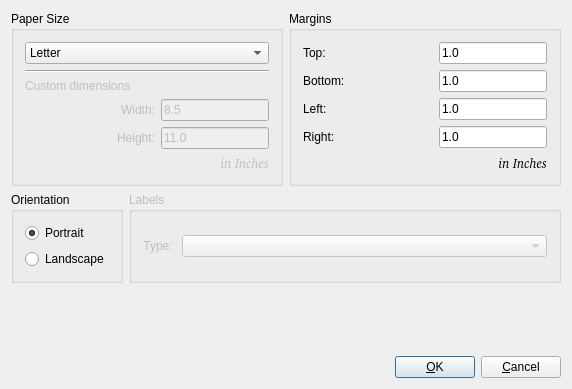
<ui version="4.0" >
 <author></author>
 <comment> * OpenRPT report writer and rendering engine
 * Copyright (C) 2001-2008 by OpenMFG, LLC
 *
 * This library is free software; you can redistribute it and/or
 * modify it under the terms of the GNU Lesser General Public
 * License as published by the Free Software Foundation; either
 * version 2.1 of the License, or (at your option) any later version.
 *
 * This library is distributed in the hope that it will be useful,
 * but WITHOUT ANY WARRANTY; without even the implied warranty of
 * MERCHANTABILITY or FITNESS FOR A PARTICULAR PURPOSE. See the GNU
 * Lesser General Public License for more details.
 *
 * You should have received a copy of the GNU Lesser General Public
 * License along with this library; if not, write to the Free Software
 * Foundation, Inc., 59 Temple Place, Suite 330, Boston, MA 02111-1307 USA
 * Please contact info@openmfg.com with any questions on this license.</comment>
 <exportmacro></exportmacro>
 <class>PageSetup</class>
 <widget class="QDialog" name="PageSetup" >
  <property name="geometry" >
   <rect>
    <x>0</x>
    <y>0</y>
    <width>572</width>
    <height>389</height>
   </rect>
  </property>
  <property name="windowTitle" >
   <string>Page Setup</string>
  </property>
  <layout class="QVBoxLayout" >
   <property name="margin" >
    <number>11</number>
   </property>
   <property name="spacing" >
    <number>6</number>
   </property>
   <item>
    <layout class="QHBoxLayout" >
     <property name="margin" >
      <number>0</number>
     </property>
     <property name="spacing" >
      <number>6</number>
     </property>
     <item>
      <widget class="QGroupBox" name="gbPaperSize" >
       <property name="title" >
        <string>Paper Size</string>
       </property>
       <layout class="QVBoxLayout" >
        <property name="margin" >
         <number>11</number>
        </property>
        <property name="spacing" >
         <number>6</number>
        </property>
        <item>
         <widget class="QComboBox" name="cbPaperSize" >
          <item>
           <property name="text" >
            <string>Letter</string>
           </property>
          </item>
          <item>
           <property name="text" >
            <string>Legal</string>
           </property>
          </item>
          <item>
           <property name="text" >
            <string>A4</string>
           </property>
          </item>
          <item>
           <property name="text" >
            <string>Custom</string>
           </property>
          </item>
          <item>
           <property name="text" >
            <string>Labels</string>
           </property>
          </item>
         </widget>
        </item>
        <item>
         <widget class="Line" name="Line1" >
          <property name="sizePolicy" >
           <sizepolicy>
            <hsizetype>1</hsizetype>
            <vsizetype>0</vsizetype>
            <horstretch>0</horstretch>
            <verstretch>0</verstretch>
           </sizepolicy>
          </property>
          <property name="frameShape" >
           <enum>QFrame::HLine</enum>
          </property>
          <property name="frameShadow" >
           <enum>QFrame::Sunken</enum>
          </property>
          <property name="orientation" >
           <enum>Qt::Horizontal</enum>
          </property>
         </widget>
        </item>
        <item>
         <widget class="QLabel" name="labelCustom" >
          <property name="enabled" >
           <bool>false</bool>
          </property>
          <property name="sizePolicy" >
           <sizepolicy>
            <hsizetype>7</hsizetype>
            <vsizetype>5</vsizetype>
            <horstretch>0</horstretch>
            <verstretch>0</verstretch>
           </sizepolicy>
          </property>
          <property name="text" >
           <string>Custom dimensions</string>
          </property>
         </widget>
        </item>
        <item>
         <layout class="QHBoxLayout" >
          <property name="margin" >
           <number>0</number>
          </property>
          <property name="spacing" >
           <number>6</number>
          </property>
          <item>
           <widget class="QLabel" name="labelWidth" >
            <property name="enabled" >
             <bool>false</bool>
            </property>
            <property name="sizePolicy" >
             <sizepolicy>
              <hsizetype>7</hsizetype>
              <vsizetype>5</vsizetype>
              <horstretch>0</horstretch>
              <verstretch>0</verstretch>
             </sizepolicy>
            </property>
            <property name="text" >
             <string>Width:</string>
            </property>
            <property name="alignment" >
             <set>Qt::AlignRight|Qt::AlignTrailing|Qt::AlignVCenter</set>
            </property>
           </widget>
          </item>
          <item>
           <widget class="QLineEdit" name="tbPaperWidth" >
            <property name="enabled" >
             <bool>false</bool>
            </property>
            <property name="sizePolicy" >
             <sizepolicy>
              <hsizetype>1</hsizetype>
              <vsizetype>0</vsizetype>
              <horstretch>0</horstretch>
              <verstretch>0</verstretch>
             </sizepolicy>
            </property>
            <property name="text" >
             <string>8.5</string>
            </property>
           </widget>
          </item>
         </layout>
        </item>
        <item>
         <layout class="QHBoxLayout" >
          <property name="margin" >
           <number>0</number>
          </property>
          <property name="spacing" >
           <number>6</number>
          </property>
          <item>
           <widget class="QLabel" name="labelHeight" >
            <property name="enabled" >
             <bool>false</bool>
            </property>
            <property name="sizePolicy" >
             <sizepolicy>
              <hsizetype>7</hsizetype>
              <vsizetype>5</vsizetype>
              <horstretch>0</horstretch>
              <verstretch>0</verstretch>
             </sizepolicy>
            </property>
            <property name="text" >
             <string>Height:</string>
            </property>
            <property name="alignment" >
             <set>Qt::AlignRight|Qt::AlignTrailing|Qt::AlignVCenter</set>
            </property>
           </widget>
          </item>
          <item>
           <widget class="QLineEdit" name="tbPaperHeight" >
            <property name="enabled" >
             <bool>false</bool>
            </property>
            <property name="sizePolicy" >
             <sizepolicy>
              <hsizetype>1</hsizetype>
              <vsizetype>0</vsizetype>
              <horstretch>0</horstretch>
              <verstretch>0</verstretch>
             </sizepolicy>
            </property>
            <property name="text" >
             <string>11.0</string>
            </property>
           </widget>
          </item>
         </layout>
        </item>
        <item>
         <widget class="QLabel" name="labelInInches" >
          <property name="enabled" >
           <bool>false</bool>
          </property>
          <property name="sizePolicy" >
           <sizepolicy>
            <hsizetype>7</hsizetype>
            <vsizetype>5</vsizetype>
            <horstretch>0</horstretch>
            <verstretch>0</verstretch>
           </sizepolicy>
          </property>
          <property name="font" >
           <font>
            <family>Helvetica [Cronyx]</family>
            <pointsize>10</pointsize>
            <weight>50</weight>
            <italic>true</italic>
            <bold>false</bold>
            <underline>false</underline>
            <strikeout>false</strikeout>
           </font>
          </property>
          <property name="text" >
           <string>in Inches</string>
          </property>
          <property name="alignment" >
           <set>Qt::AlignRight|Qt::AlignTrailing|Qt::AlignVCenter</set>
          </property>
         </widget>
        </item>
       </layout>
      </widget>
     </item>
     <item>
      <widget class="QGroupBox" name="gbMargins" >
       <property name="title" >
        <string>Margins</string>
       </property>
       <layout class="QVBoxLayout" >
        <property name="margin" >
         <number>11</number>
        </property>
        <property name="spacing" >
         <number>6</number>
        </property>
        <item>
         <layout class="QHBoxLayout" >
          <property name="margin" >
           <number>0</number>
          </property>
          <property name="spacing" >
           <number>6</number>
          </property>
          <item>
           <widget class="QLabel" name="labelTop" >
            <property name="text" >
             <string>Top:</string>
            </property>
           </widget>
          </item>
          <item>
           <widget class="QLineEdit" name="tbTop" >
            <property name="sizePolicy" >
             <sizepolicy>
              <hsizetype>0</hsizetype>
              <vsizetype>0</vsizetype>
              <horstretch>0</horstretch>
              <verstretch>0</verstretch>
             </sizepolicy>
            </property>
            <property name="text" >
             <string>1.0</string>
            </property>
           </widget>
          </item>
         </layout>
        </item>
        <item>
         <layout class="QHBoxLayout" >
          <property name="margin" >
           <number>0</number>
          </property>
          <property name="spacing" >
           <number>6</number>
          </property>
          <item>
           <widget class="QLabel" name="labelBottom" >
            <property name="text" >
             <string>Bottom:</string>
            </property>
           </widget>
          </item>
          <item>
           <widget class="QLineEdit" name="tbBottom" >
            <property name="sizePolicy" >
             <sizepolicy>
              <hsizetype>0</hsizetype>
              <vsizetype>0</vsizetype>
              <horstretch>0</horstretch>
              <verstretch>0</verstretch>
             </sizepolicy>
            </property>
            <property name="text" >
             <string>1.0</string>
            </property>
           </widget>
          </item>
         </layout>
        </item>
        <item>
         <layout class="QHBoxLayout" >
          <property name="margin" >
           <number>0</number>
          </property>
          <property name="spacing" >
           <number>6</number>
          </property>
          <item>
           <widget class="QLabel" name="labelLeft" >
            <property name="text" >
             <string>Left:</string>
            </property>
           </widget>
          </item>
          <item>
           <widget class="QLineEdit" name="tbLeft" >
            <property name="sizePolicy" >
             <sizepolicy>
              <hsizetype>0</hsizetype>
              <vsizetype>0</vsizetype>
              <horstretch>0</horstretch>
              <verstretch>0</verstretch>
             </sizepolicy>
            </property>
            <property name="text" >
             <string>1.0</string>
            </property>
           </widget>
          </item>
         </layout>
        </item>
        <item>
         <layout class="QHBoxLayout" >
          <property name="margin" >
           <number>0</number>
          </property>
          <property name="spacing" >
           <number>6</number>
          </property>
          <item>
           <widget class="QLabel" name="labelRight" >
            <property name="text" >
             <string>Right:</string>
            </property>
           </widget>
          </item>
          <item>
           <widget class="QLineEdit" name="tbRight" >
            <property name="sizePolicy" >
             <sizepolicy>
              <hsizetype>0</hsizetype>
              <vsizetype>0</vsizetype>
              <horstretch>0</horstretch>
              <verstretch>0</verstretch>
             </sizepolicy>
            </property>
            <property name="text" >
             <string>1.0</string>
            </property>
           </widget>
          </item>
         </layout>
        </item>
        <item>
         <widget class="QLabel" name="TextLabel5" >
          <property name="sizePolicy" >
           <sizepolicy>
            <hsizetype>7</hsizetype>
            <vsizetype>5</vsizetype>
            <horstretch>0</horstretch>
            <verstretch>0</verstretch>
           </sizepolicy>
          </property>
          <property name="font" >
           <font>
            <family>Helvetica [Cronyx]</family>
            <pointsize>10</pointsize>
            <weight>50</weight>
            <italic>true</italic>
            <bold>false</bold>
            <underline>false</underline>
            <strikeout>false</strikeout>
           </font>
          </property>
          <property name="text" >
           <string>in Inches</string>
          </property>
          <property name="alignment" >
           <set>Qt::AlignRight|Qt::AlignTrailing|Qt::AlignVCenter</set>
          </property>
         </widget>
        </item>
       </layout>
      </widget>
     </item>
    </layout>
   </item>
   <item>
    <layout class="QHBoxLayout" >
     <property name="margin" >
      <number>0</number>
     </property>
     <property name="spacing" >
      <number>6</number>
     </property>
     <item>
      <widget class="QGroupBox" name="bgOrientation" >
       <property name="title" >
        <string>Orientation</string>
       </property>
       <layout class="QVBoxLayout" >
        <property name="margin" >
         <number>11</number>
        </property>
        <property name="spacing" >
         <number>6</number>
        </property>
        <item>
         <widget class="QRadioButton" name="rbPortrait" >
          <property name="text" >
           <string>Portrait</string>
          </property>
          <property name="checked" >
           <bool>true</bool>
          </property>
         </widget>
        </item>
        <item>
         <widget class="QRadioButton" name="rbLandscape" >
          <property name="text" >
           <string>Landscape</string>
          </property>
         </widget>
        </item>
       </layout>
      </widget>
     </item>
     <item>
      <widget class="QGroupBox" name="gbLabels" >
       <property name="enabled" >
        <bool>false</bool>
       </property>
       <property name="sizePolicy" >
        <sizepolicy>
         <hsizetype>3</hsizetype>
         <vsizetype>5</vsizetype>
         <horstretch>0</horstretch>
         <verstretch>0</verstretch>
        </sizepolicy>
       </property>
       <property name="title" >
        <string>Labels</string>
       </property>
       <layout class="QHBoxLayout" >
        <property name="margin" >
         <number>11</number>
        </property>
        <property name="spacing" >
         <number>6</number>
        </property>
        <item>
         <widget class="QLabel" name="lblLabelType" >
          <property name="text" >
           <string>Type: </string>
          </property>
          <property name="alignment" >
           <set>Qt::AlignRight|Qt::AlignTrailing|Qt::AlignVCenter</set>
          </property>
         </widget>
        </item>
        <item>
         <widget class="QComboBox" name="cbLabelType" >
          <property name="sizePolicy" >
           <sizepolicy>
            <hsizetype>3</hsizetype>
            <vsizetype>0</vsizetype>
            <horstretch>0</horstretch>
            <verstretch>0</verstretch>
           </sizepolicy>
          </property>
         </widget>
        </item>
       </layout>
      </widget>
     </item>
    </layout>
   </item>
   <item>
    <spacer>
     <property name="orientation" >
      <enum>Qt::Vertical</enum>
     </property>
     <property name="sizeType" >
      <enum>QSizePolicy::Expanding</enum>
     </property>
     <property name="sizeHint" >
      <size>
       <width>20</width>
       <height>20</height>
      </size>
     </property>
    </spacer>
   </item>
   <item>
    <layout class="QHBoxLayout" >
     <property name="margin" >
      <number>0</number>
     </property>
     <property name="spacing" >
      <number>6</number>
     </property>
     <item>
      <spacer>
       <property name="orientation" >
        <enum>Qt::Horizontal</enum>
       </property>
       <property name="sizeType" >
        <enum>QSizePolicy::Expanding</enum>
       </property>
       <property name="sizeHint" >
        <size>
         <width>20</width>
         <height>20</height>
        </size>
       </property>
      </spacer>
     </item>
     <item>
      <widget class="QPushButton" name="btnOk" >
       <property name="text" >
        <string>&amp;OK</string>
       </property>
       <property name="default" >
        <bool>true</bool>
       </property>
      </widget>
     </item>
     <item>
      <widget class="QPushButton" name="btnCancel" >
       <property name="text" >
        <string>&amp;Cancel</string>
       </property>
      </widget>
     </item>
    </layout>
   </item>
  </layout>
 </widget>
 <layoutdefault spacing="6" margin="11" />
 <pixmapfunction>qPixmapFromMimeSource</pixmapfunction>
 <resources/>
 <connections>
  <connection>
   <sender>btnOk</sender>
   <signal>clicked()</signal>
   <receiver>PageSetup</receiver>
   <slot>accept()</slot>
   <hints>
    <hint type="sourcelabel" >
     <x>20</x>
     <y>20</y>
    </hint>
    <hint type="destinationlabel" >
     <x>20</x>
     <y>20</y>
    </hint>
   </hints>
  </connection>
  <connection>
   <sender>btnCancel</sender>
   <signal>clicked()</signal>
   <receiver>PageSetup</receiver>
   <slot>reject()</slot>
   <hints>
    <hint type="sourcelabel" >
     <x>20</x>
     <y>20</y>
    </hint>
    <hint type="destinationlabel" >
     <x>20</x>
     <y>20</y>
    </hint>
   </hints>
  </connection>
 </connections>
</ui>
